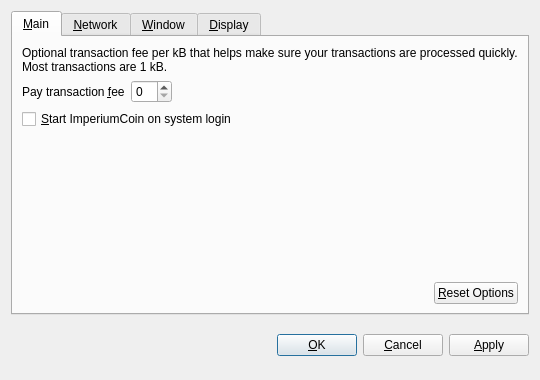
<?xml version="1.0" encoding="UTF-8"?>
<ui version="4.0">
 <class>OptionsDialog</class>
 <widget class="QDialog" name="OptionsDialog">
  <property name="geometry">
   <rect>
    <x>0</x>
    <y>0</y>
    <width>540</width>
    <height>380</height>
   </rect>
  </property>
  <property name="windowTitle">
   <string>Options</string>
  </property>
  <property name="modal">
   <bool>true</bool>
  </property>
  <layout class="QVBoxLayout" name="verticalLayout">
   <item>
    <widget class="QTabWidget" name="tabWidget">
     <property name="tabPosition">
      <enum>QTabWidget::North</enum>
     </property>
     <property name="currentIndex">
      <number>0</number>
     </property>
     <widget class="QWidget" name="tabMain">
      <attribute name="title">
       <string>&amp;Main</string>
      </attribute>
      <layout class="QVBoxLayout" name="verticalLayout_Main">
       <item>
        <widget class="QLabel" name="transactionFeeInfoLabel">
         <property name="text">
          <string>Optional transaction fee per kB that helps make sure your transactions are processed quickly. Most transactions are 1 kB.</string>
         </property>
         <property name="textFormat">
          <enum>Qt::PlainText</enum>
         </property>
         <property name="wordWrap">
          <bool>true</bool>
         </property>
        </widget>
       </item>
       <item>
        <layout class="QHBoxLayout" name="horizontalLayout_1_Main">
         <item>
          <widget class="QLabel" name="transactionFeeLabel">
           <property name="text">
            <string>Pay transaction &amp;fee</string>
           </property>
           <property name="textFormat">
            <enum>Qt::PlainText</enum>
           </property>
           <property name="buddy">
            <cstring>transactionFee</cstring>
           </property>
          </widget>
         </item>
         <item>
          <widget class="BitcoinAmountField" name="transactionFee"/>
         </item>
         <item>
          <spacer name="horizontalSpacer_1_Main">
           <property name="orientation">
            <enum>Qt::Horizontal</enum>
           </property>
           <property name="sizeHint" stdset="0">
            <size>
             <width>40</width>
             <height>20</height>
            </size>
           </property>
          </spacer>
         </item>
        </layout>
       </item>
       <item>
        <widget class="QCheckBox" name="bitcoinAtStartup">
         <property name="toolTip">
          <string>Automatically start ImperiumCoin after logging in to the system.</string>
         </property>
         <property name="text">
          <string>&amp;Start ImperiumCoin on system login</string>
         </property>
        </widget>
       </item>
       <item>
        <spacer name="verticalSpacer_Main">
         <property name="orientation">
          <enum>Qt::Vertical</enum>
         </property>
         <property name="sizeHint" stdset="0">
          <size>
           <width>20</width>
           <height>40</height>
          </size>
         </property>
        </spacer>
       </item>
       <item>
        <layout class="QHBoxLayout" name="horizontalLayout_2_Main">
         <item>
          <spacer name="horizontalSpacer_2_Main">
           <property name="orientation">
            <enum>Qt::Horizontal</enum>
           </property>
           <property name="sizeHint" stdset="0">
            <size>
             <width>40</width>
             <height>20</height>
            </size>
           </property>
          </spacer>
         </item>
         <item>
          <widget class="QPushButton" name="resetButton">
           <property name="toolTip">
            <string>Reset all client options to default.</string>
           </property>
           <property name="text">
            <string>&amp;Reset Options</string>
           </property>
           <property name="autoDefault">
            <bool>false</bool>
           </property>
          </widget>
         </item>
        </layout>
       </item>
      </layout>
     </widget>
     <widget class="QWidget" name="tabNetwork">
      <attribute name="title">
       <string>&amp;Network</string>
      </attribute>
      <layout class="QVBoxLayout" name="verticalLayout_Network">
       <item>
        <widget class="QCheckBox" name="mapPortUpnp">
         <property name="toolTip">
          <string>Automatically open the ImperiumCoin client port on the router. This only works when your router supports UPnP and it is enabled.</string>
         </property>
         <property name="text">
          <string>Map port using &amp;UPnP</string>
         </property>
        </widget>
       </item>
       <item>
        <widget class="QCheckBox" name="connectSocks">
         <property name="toolTip">
          <string>Connect to the ImperiumCoin network through a SOCKS proxy (e.g. when connecting through Tor).</string>
         </property>
         <property name="text">
          <string>&amp;Connect through SOCKS proxy:</string>
         </property>
        </widget>
       </item>
       <item>
        <layout class="QHBoxLayout" name="horizontalLayout_Network">
         <item>
          <widget class="QLabel" name="proxyIpLabel">
           <property name="text">
            <string>Proxy &amp;IP:</string>
           </property>
           <property name="textFormat">
            <enum>Qt::PlainText</enum>
           </property>
           <property name="buddy">
            <cstring>proxyIp</cstring>
           </property>
          </widget>
         </item>
         <item>
          <widget class="QValidatedLineEdit" name="proxyIp">
           <property name="maximumSize">
            <size>
             <width>140</width>
             <height>16777215</height>
            </size>
           </property>
           <property name="toolTip">
            <string>IP address of the proxy (e.g. 127.0.0.1)</string>
           </property>
          </widget>
         </item>
         <item>
          <widget class="QLabel" name="proxyPortLabel">
           <property name="text">
            <string>&amp;Port:</string>
           </property>
           <property name="textFormat">
            <enum>Qt::PlainText</enum>
           </property>
           <property name="buddy">
            <cstring>proxyPort</cstring>
           </property>
          </widget>
         </item>
         <item>
          <widget class="QLineEdit" name="proxyPort">
           <property name="maximumSize">
            <size>
             <width>55</width>
             <height>16777215</height>
            </size>
           </property>
           <property name="toolTip">
            <string>Port of the proxy (e.g. 9050)</string>
           </property>
          </widget>
         </item>
         <item>
          <widget class="QLabel" name="socksVersionLabel">
           <property name="text">
            <string>SOCKS &amp;Version:</string>
           </property>
           <property name="textFormat">
            <enum>Qt::PlainText</enum>
           </property>
           <property name="buddy">
            <cstring>socksVersion</cstring>
           </property>
          </widget>
         </item>
         <item>
          <widget class="QValueComboBox" name="socksVersion">
           <property name="toolTip">
            <string>SOCKS version of the proxy (e.g. 5)</string>
           </property>
          </widget>
         </item>
         <item>
          <spacer name="horizontalSpacer_Network">
           <property name="orientation">
            <enum>Qt::Horizontal</enum>
           </property>
           <property name="sizeHint" stdset="0">
            <size>
             <width>40</width>
             <height>20</height>
            </size>
           </property>
          </spacer>
         </item>
        </layout>
       </item>
       <item>
        <spacer name="verticalSpacer_Network">
         <property name="orientation">
          <enum>Qt::Vertical</enum>
         </property>
         <property name="sizeHint" stdset="0">
          <size>
           <width>20</width>
           <height>40</height>
          </size>
         </property>
        </spacer>
       </item>
      </layout>
     </widget>
     <widget class="QWidget" name="tabWindow">
      <attribute name="title">
       <string>&amp;Window</string>
      </attribute>
      <layout class="QVBoxLayout" name="verticalLayout_Window">
       <item>
        <widget class="QCheckBox" name="minimizeToTray">
         <property name="toolTip">
          <string>Show only a tray icon after minimizing the window.</string>
         </property>
         <property name="text">
          <string>&amp;Minimize to the tray instead of the taskbar</string>
         </property>
        </widget>
       </item>
       <item>
        <widget class="QCheckBox" name="minimizeOnClose">
         <property name="toolTip">
          <string>Minimize instead of exit the application when the window is closed. When this option is enabled, the application will be closed only after selecting Quit in the menu.</string>
         </property>
         <property name="text">
          <string>M&amp;inimize on close</string>
         </property>
        </widget>
       </item>
       <item>
        <spacer name="verticalSpacer_Window">
         <property name="orientation">
          <enum>Qt::Vertical</enum>
         </property>
         <property name="sizeHint" stdset="0">
          <size>
           <width>20</width>
           <height>40</height>
          </size>
         </property>
        </spacer>
       </item>
      </layout>
     </widget>
     <widget class="QWidget" name="tabDisplay">
      <attribute name="title">
       <string>&amp;Display</string>
      </attribute>
      <layout class="QVBoxLayout" name="verticalLayout_Display">
       <item>
        <layout class="QHBoxLayout" name="horizontalLayout_1_Display">
         <item>
          <widget class="QLabel" name="langLabel">
           <property name="text">
            <string>User Interface &amp;language:</string>
           </property>
           <property name="textFormat">
            <enum>Qt::PlainText</enum>
           </property>
           <property name="buddy">
            <cstring>lang</cstring>
           </property>
          </widget>
         </item>
         <item>
          <widget class="QValueComboBox" name="lang">
           <property name="toolTip">
            <string>The user interface language can be set here. This setting will take effect after restarting ImperiumCoin.</string>
           </property>
          </widget>
         </item>
        </layout>
       </item>
       <item>
        <layout class="QHBoxLayout" name="horizontalLayout_2_Display">
         <item>
          <widget class="QLabel" name="unitLabel">
           <property name="text">
            <string>&amp;Unit to show amounts in:</string>
           </property>
           <property name="textFormat">
            <enum>Qt::PlainText</enum>
           </property>
           <property name="buddy">
            <cstring>unit</cstring>
           </property>
          </widget>
         </item>
         <item>
          <widget class="QValueComboBox" name="unit">
           <property name="toolTip">
            <string>Choose the default subdivision unit to show in the interface and when sending coins.</string>
           </property>
          </widget>
         </item>
        </layout>
       </item>
       <item>
        <widget class="QCheckBox" name="displayAddresses">
         <property name="toolTip">
          <string>Whether to show ImperiumCoin addresses in the transaction list or not.</string>
         </property>
         <property name="text">
          <string>&amp;Display addresses in transaction list</string>
         </property>
        </widget>
       </item>
       <item>
        <widget class="QCheckBox" name="coinControlFeatures">
         <property name="toolTip">
          <string>Whether to show coin control features or not.</string>
         </property>
         <property name="text">
          <string>Display coin &amp;control features (experts only!)</string>
         </property>
        </widget>
       </item>
       <item>
        <spacer name="verticalSpacer_Display">
         <property name="orientation">
          <enum>Qt::Vertical</enum>
         </property>
         <property name="sizeHint" stdset="0">
          <size>
           <width>20</width>
           <height>40</height>
          </size>
         </property>
        </spacer>
       </item>
      </layout>
     </widget>
    </widget>
   </item>
   <item>
    <layout class="QHBoxLayout" name="horizontalLayout_Buttons">
     <item>
      <spacer name="horizontalSpacer_1">
       <property name="orientation">
        <enum>Qt::Horizontal</enum>
       </property>
       <property name="sizeHint" stdset="0">
        <size>
         <width>40</width>
         <height>48</height>
        </size>
       </property>
      </spacer>
     </item>
     <item>
      <widget class="QLabel" name="statusLabel">
       <property name="font">
        <font>
         <weight>75</weight>
         <bold>true</bold>
        </font>
       </property>
       <property name="text">
        <string/>
       </property>
       <property name="textFormat">
        <enum>Qt::PlainText</enum>
       </property>
       <property name="wordWrap">
        <bool>true</bool>
       </property>
      </widget>
     </item>
     <item>
      <spacer name="horizontalSpacer_2">
       <property name="orientation">
        <enum>Qt::Horizontal</enum>
       </property>
       <property name="sizeHint" stdset="0">
        <size>
         <width>40</width>
         <height>48</height>
        </size>
       </property>
      </spacer>
     </item>
     <item>
      <widget class="QPushButton" name="okButton">
       <property name="text">
        <string>&amp;OK</string>
       </property>
      </widget>
     </item>
     <item>
      <widget class="QPushButton" name="cancelButton">
       <property name="text">
        <string>&amp;Cancel</string>
       </property>
       <property name="autoDefault">
        <bool>false</bool>
       </property>
      </widget>
     </item>
     <item>
      <widget class="QPushButton" name="applyButton">
       <property name="text">
        <string>&amp;Apply</string>
       </property>
       <property name="autoDefault">
        <bool>false</bool>
       </property>
      </widget>
     </item>
    </layout>
   </item>
  </layout>
 </widget>
 <customwidgets>
  <customwidget>
   <class>BitcoinAmountField</class>
   <extends>QSpinBox</extends>
   <header>bitcoinamountfield.h</header>
  </customwidget>
  <customwidget>
   <class>QValueComboBox</class>
   <extends>QComboBox</extends>
   <header>qvaluecombobox.h</header>
  </customwidget>
  <customwidget>
   <class>QValidatedLineEdit</class>
   <extends>QLineEdit</extends>
   <header>qvalidatedlineedit.h</header>
  </customwidget>
 </customwidgets>
 <resources/>
 <connections/>
</ui>
